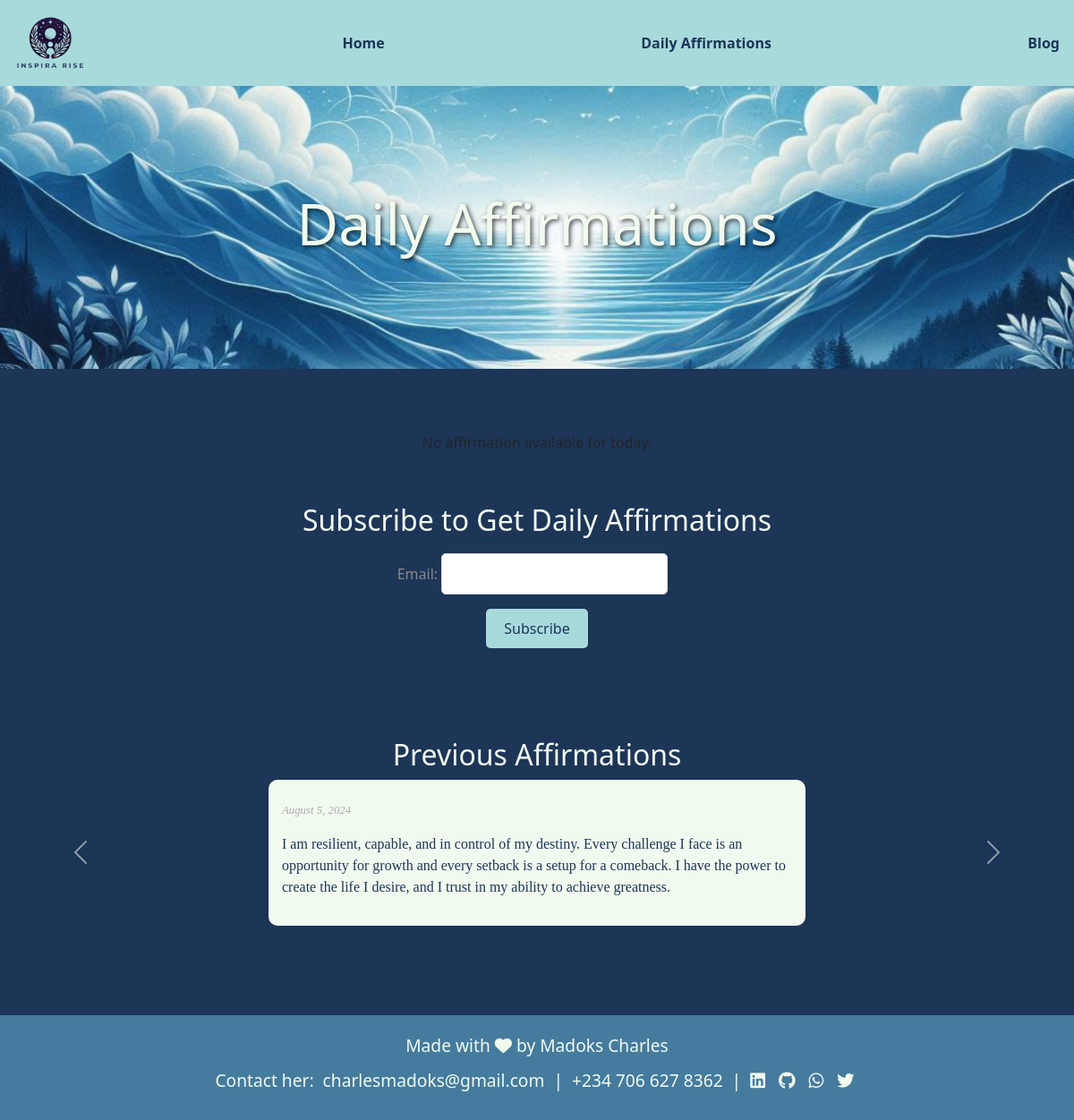
The app's page /daily-affirmations/, older data.
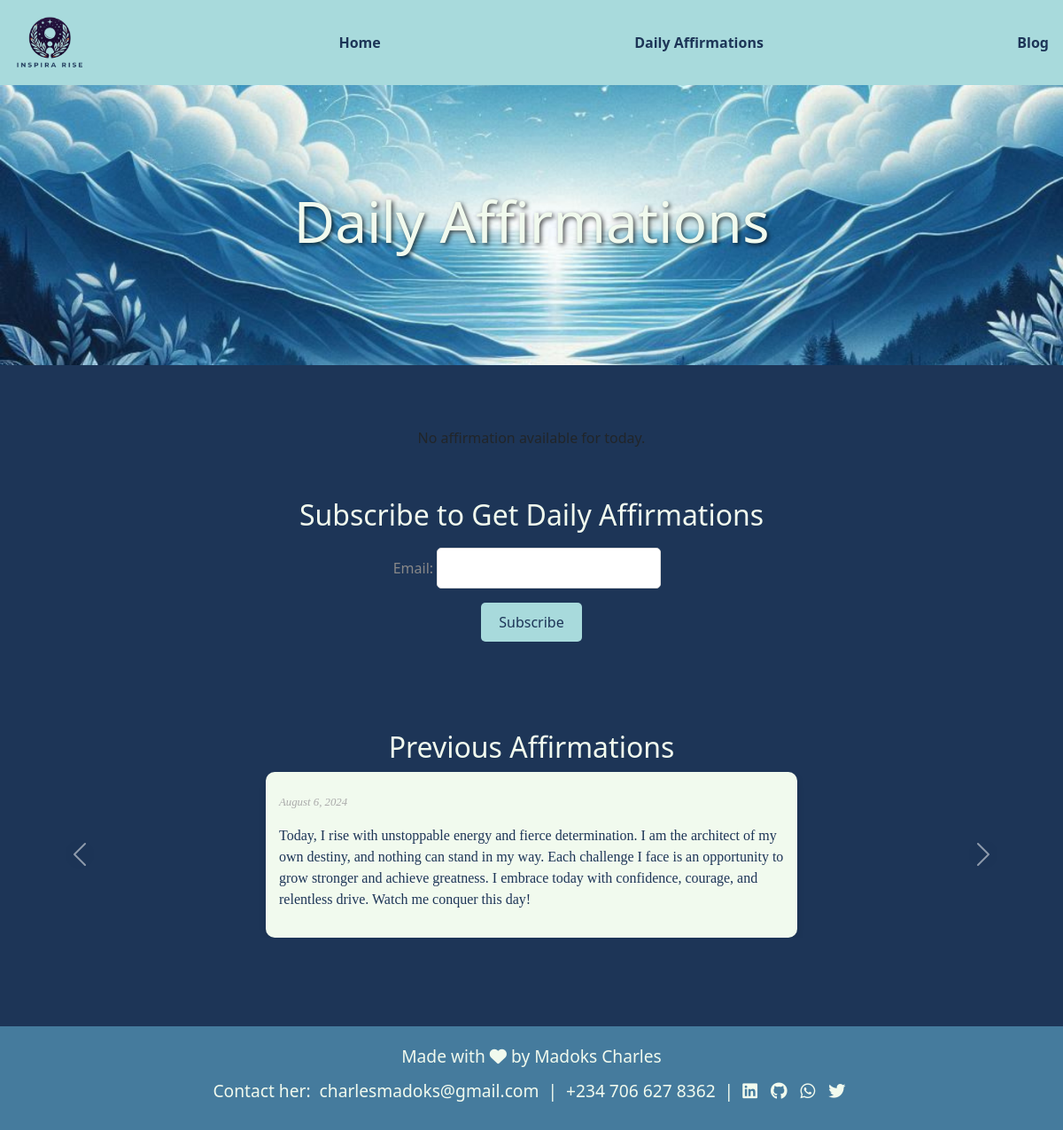
The same page, newer data.
### quotes/models.py (models this page shows, shortened)
class DailyAffirmation(models.Model):
    text = models.TextField()
    created_at = models.DateTimeField(default=timezone.now)

### quotes/views.py (the view)
# urls.py: path('daily-affirmations/', daily_affirmations, name='daily_affirmations'),
def daily_affirmations(request):
    today = timezone.now().date()
    current_affirmation = DailyAffirmation.objects.filter(created_at__date=today).first()
    if request.method == "POST":
        subscription_form = SubscriptionForm(request.POST)
        if subscription_form.is_valid():
            subscription_form.save()
            return redirect('subscription_success')  # Redirects to a success page after subscribing
    else:
        subscription_form = SubscriptionForm()
    previous_affirmations = DailyAffirmation.objects.filter(created_at__date__lt=today).order_by('-created_at')
    context = {
        'subscription_form': subscription_form,
        'current_affirmation': current_affirmation,
        'previous_affirmations': previous_affirmations,
    }
    return render(request, 'quotes/daily_affirmations.html', context)

### quotes/forms.py
class SubscriptionForm(forms.ModelForm):
    class Meta:
        model = Subscriber
        fields = ['email']

### quotes/templates/quotes/daily_affirmations.html (shortened to what this page needs)
{% extends 'base.html' %}
{% load static %}
{% block content %}
<div class="blog-cover">
    <img src="{% static 'quotes/images/pic4.png' %}" alt="Daily Affirmations" class="cover-image">
    <div class="cover-text">
        <h1>Daily Affirmations</h1>
    </div>
</div>
<div class="affirmations-container">
    {% if current_affirmation %}
        <div class="affirmation">
            <img src="{% static 'quotes/images/pic1.png' %}" alt="InspiraRise Daily Affirmations" class="logo">
            <p class="date">{{ current_affirmation.created_at|date:"F j, Y" }}</p>
            <p>{{ current_affirmation.text }}</p>
        </div>
    {% else %}
        <p>No affirmation available for today.</p>
    {% endif %}
</div>
<div class="subscription-container">
    <h2>Subscribe to Get Daily Affirmations</h2>
    <form method="post" action="{% url 'daily_affirmations' %}">
        {{ subscription_form.as_p }}
        <button type="submit">Subscribe</button>
    </form>
</div>
<div class="previous-affirmations-carousel">
    <h2>Previous Affirmations</h2>
    {% if previous_affirmations %}
        <div id="carouselExampleIndicators" class="carousel slide" data-bs-ride="carousel">
            <div class="carousel-inner">
                {% for affirmation in previous_affirmations %}
                    <div class="carousel-item {% if forloop.first %}active{% endif %}">
                        <div class="affirmation">
                            <p class="date">{{ affirmation.created_at|date:"F j, Y" }}</p>
                            <p>{{ affirmation.text }}</p>
                        </div>
                    </div>
                {% endfor %}
            </div>
            <button class="carousel-control-prev" type="button" data-bs-target="#carouselExampleIndicators" data-bs-slide="prev">
                <span class="carousel-control-prev-icon" aria-hidden="true"></span>
            </button>
            <button class="carousel-control-next" type="button" data-bs-target="#carouselExampleIndicators" data-bs-slide="next">
                <span class="carousel-control-next-icon" aria-hidden="true"></span>
            </button>
        </div>
    {% else %}
        <p>No previous affirmations available.</p>
    {% endif %}
</div>
{% endblock %}

Row changes from the older to the newer data that the page shows:
no longer on this page (row unchanged): DailyAffirmation: created_at "August 5, 2024", text "I am resilient, capable, and in control of my destiny. Every challenge I face is an opportunity for growth and every setback is a setup for a comeback. I have the power to create the life I desire, and I trust in my ability to achieve greatness."
added DailyAffirmation: created_at "August 6, 2024", text "Today, I rise with unstoppable energy and fierce determination. I am the architect of my own destiny, and nothing can stand in my way. Each challenge I face is an opportunity to grow stronger and achieve greatness. I embrace today with confidence, courage, and relentless drive. Watch me conquer this day!"
